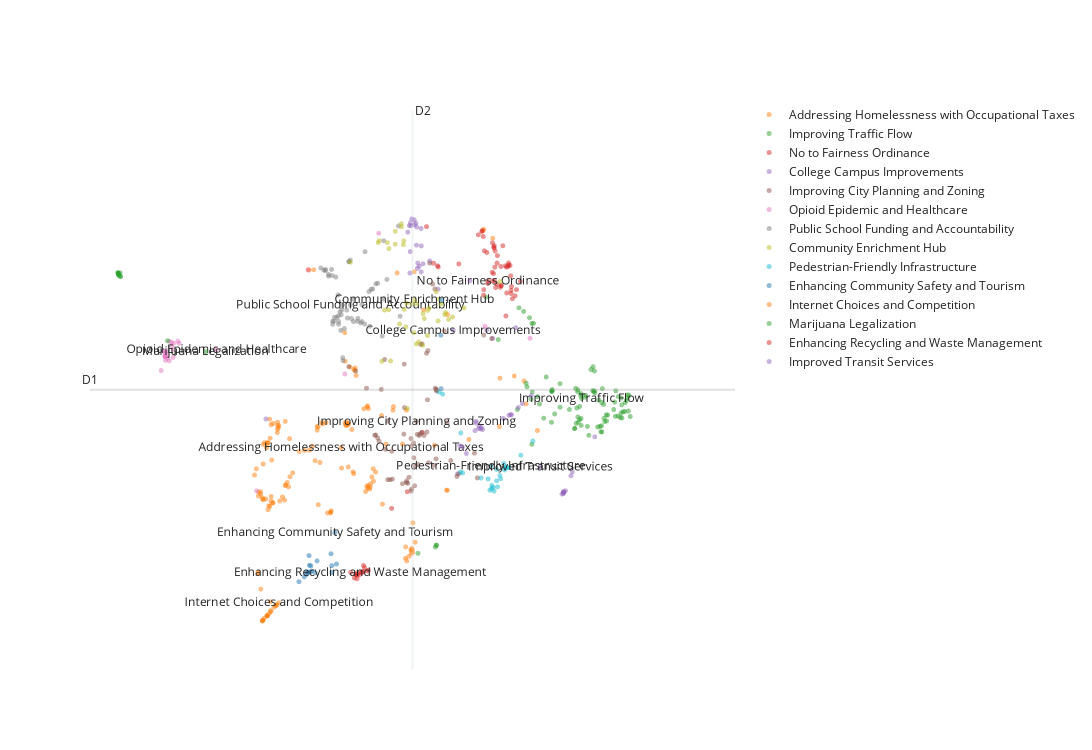

Notebook code cell kept with this figure:
### Markdown cell above
### Comment Distribution without Outliers

### Code cell
topic_model.visualize_documents(
    documents,
    embeddings=embeddings,
    title="",
    custom_labels=True
)
